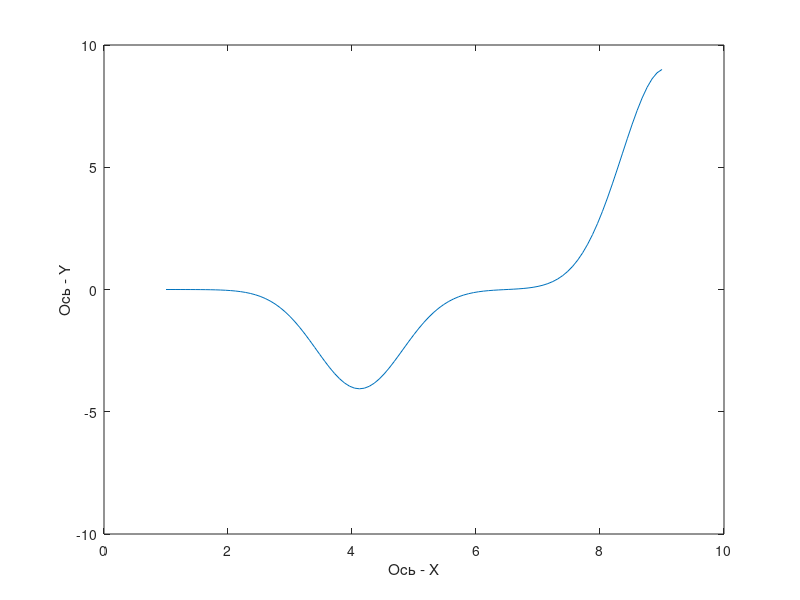

Write MATLAB code to recreate this figure.
x1 = 4;
xMin = 1;
dx = 0.08;
xMax = 9;

y1 = -x1 * exp(-(x1 - 4) ^ 2) + x1 * exp(-(x1 - 9) ^ 2);
disp("y1 = " + y1)

x = xMin:dx:xMax;
y = -x .* exp(-(x - 4) .^ 2) + x .* exp(-(x - 9) .^ 2);


plot(x, y)
xlabel("Ось - X")
ylabel("Ось - Y")